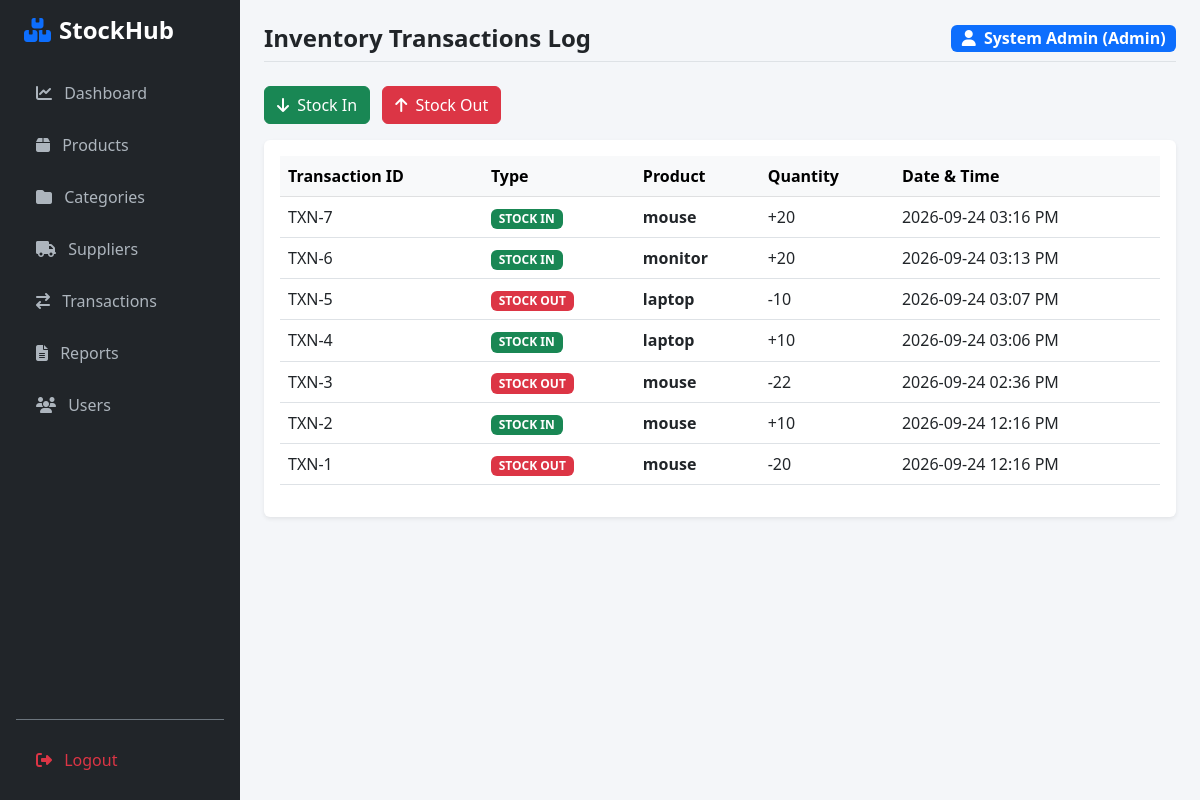
Page /transactions (signed in) on the earlier database version.
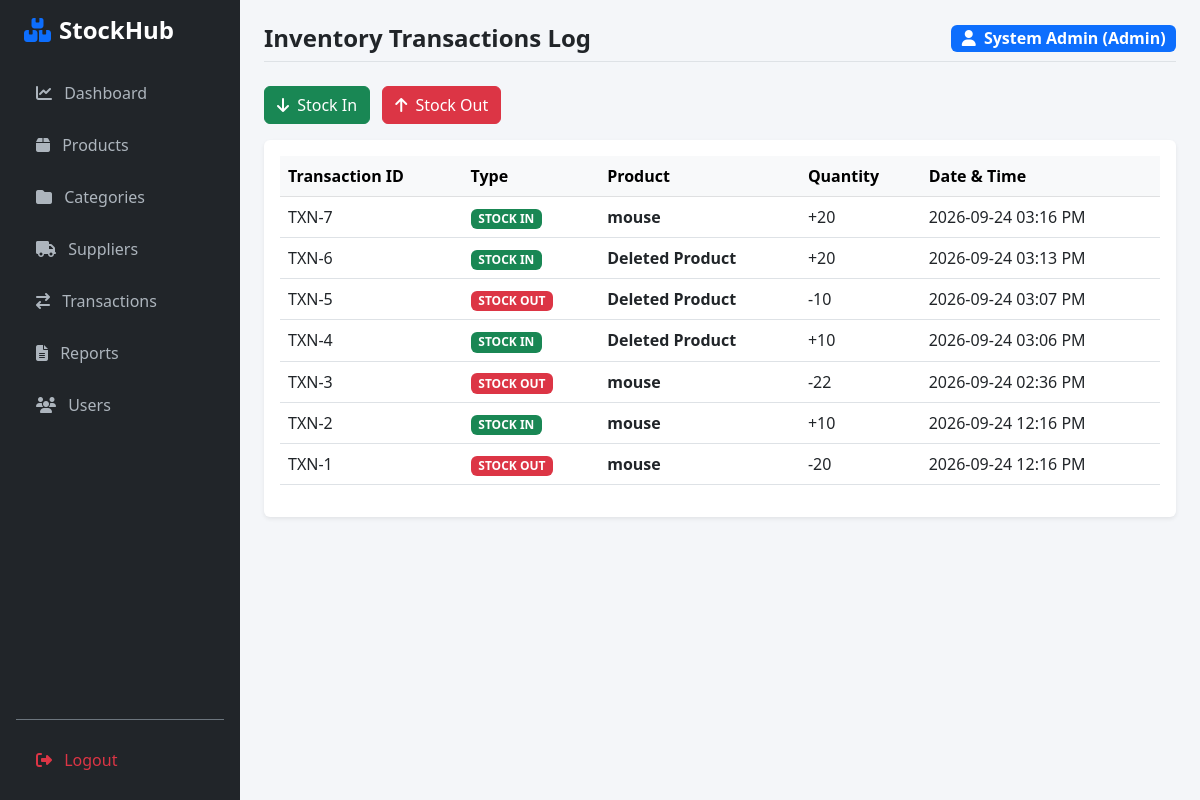
Same page on the later database version.
### app/models.py (models this page shows)
class Transaction(db.Model):
    __tablename__ = 'transactions'
    id = db.Column(db.Integer, primary_key=True)
    transaction_type = db.Column(db.String(20), nullable=False)
    quantity = db.Column(db.Integer, nullable=False)
    timestamp = db.Column(db.DateTime, default=datetime.utcnow)
    product_id = db.Column(db.Integer, db.ForeignKey('products.id'))
    user_id = db.Column(db.Integer, db.ForeignKey('users.id'))
    product = db.relationship('Product', backref='transactions', lazy=True)
    user = db.relationship('User', backref='transactions', lazy=True)

class Product(db.Model):
    __tablename__ = 'products'
    id = db.Column(db.Integer, primary_key=True)
    name = db.Column(db.String(100), nullable=False)
    quantity = db.Column(db.Integer, default=0)
    price = db.Column(db.Float, default=0.0)
    category_id = db.Column(db.Integer, db.ForeignKey('categories.id'), nullable=True)
    supplier_id = db.Column(db.Integer, db.ForeignKey('suppliers.id'), nullable=True)

### app/routes.py (the view)
@main.route('/transactions')
@login_required
def transactions():
    all_txns = Transaction.query.order_by(Transaction.timestamp.desc()).all()
    products = Product.query.all()
    return render_template('transactions.html', transactions=all_txns, products=products)

### app/templates/transactions.html (shortened to what this page needs)
{% extends "base.html" %}
{% block page_title %}Inventory Transactions Log{% endblock %}
{% block content %}
<div class="d-flex justify-content-between align-items-center mb-3">
    <div>
        <button class="btn btn-success me-2" data-bs-toggle="modal" data-bs-target="#stockInModal">
            <i class="fa-solid fa-arrow-down me-1"></i> Stock In
        </button>
        <button class="btn btn-danger" data-bs-toggle="modal" data-bs-target="#stockOutModal">
            <i class="fa-solid fa-arrow-up me-1"></i> Stock Out
        </button>
    </div>
</div>
<div class="card shadow-sm border-0 p-3">
    <div class="table-responsive">
        <table class="table table-hover align-middle">
            <thead class="table-light">
                <tr>
                    <th>Transaction ID</th>
                    <th>Type</th>
                    <th>Product</th>
                    <th>Quantity</th>
                    <th>Date & Time</th>
                </tr>
            </thead>
            <tbody>
                {% for txn in transactions %}
                <tr>
                    <td>TXN-{{ txn.id }}</td>
                    <td>
                        {% if txn.transaction_type == 'STOCK_IN' %}
                            <span class="badge bg-success">STOCK IN</span>
                        {% else %}
                            <span class="badge bg-danger">STOCK OUT</span>
                        {% endif %}
                    </td>
                    <td class="fw-bold">{{ txn.product.name if txn.product else 'Deleted Product' }}</td>
                    <td>
                        {% if txn.transaction_type == 'STOCK_IN' %}
                            +{{ txn.quantity }}
                        {% else %}
                            -{{ txn.quantity }}
                        {% endif %}
                    </td>
                    <td>{{ txn.timestamp.strftime('%Y-%m-%d %I:%M %p') }}</td>
                </tr>
                {% else %}
                <tr>
                    <td colspan="5" class="text-center text-muted py-4">No transactions logged yet.</td>
                </tr>
                {% endfor %}
            </tbody>
        </table>
    </div>
</div>
{% endblock %}

Differences in the rows shown:
changed Transaction "2026-09-24 03:13 PM": product "monitor" → "Deleted Product"
changed Transaction "2026-09-24 03:07 PM": product "laptop" → "Deleted Product"
changed Transaction "2026-09-24 03:06 PM": product "laptop" → "Deleted Product"
